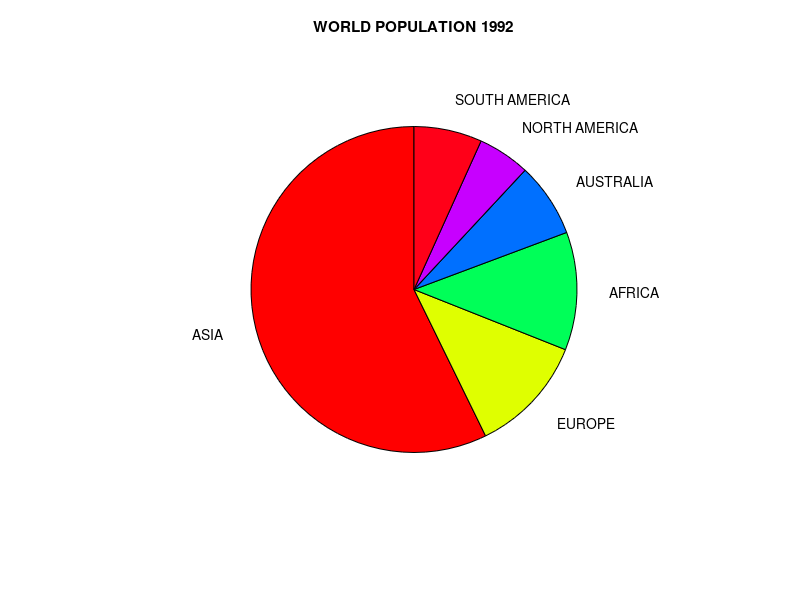

MATLAB code to generate this figure:
 x = [3392 696 694 437 307 400];
pie(x,{'ASIA','EUROPE','AFRICA','AUSTRALIA','NORTH AMERICA','SOUTH AMERICA'})
title('WORLD POPULATION 1992')
colormap hsv